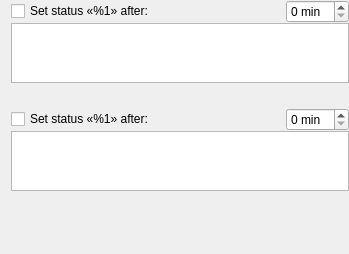
<?xml version="1.0" encoding="UTF-8"?>
<ui version="4.0">
 <class>IdleStatusWidget</class>
 <widget class="QWidget" name="IdleStatusWidget">
  <property name="geometry">
   <rect>
    <x>0</x>
    <y>0</y>
    <width>349</width>
    <height>254</height>
   </rect>
  </property>
  <property name="windowTitle">
   <string>Form</string>
  </property>
  <layout class="QVBoxLayout" name="verticalLayout_4">
   <property name="spacing">
    <number>0</number>
   </property>
   <property name="topMargin">
    <number>0</number>
   </property>
   <property name="rightMargin">
    <number>0</number>
   </property>
   <property name="bottomMargin">
    <number>0</number>
   </property>
   <item>
    <layout class="QVBoxLayout" name="verticalLayout_2">
     <item>
      <layout class="QHBoxLayout" name="horizontalLayout_2">
       <item>
        <widget class="QCheckBox" name="awayCheckBox">
         <property name="text">
          <string>Set status «%1» after:</string>
         </property>
        </widget>
       </item>
       <item>
        <spacer name="horizontalSpacer">
         <property name="orientation">
          <enum>Qt::Horizontal</enum>
         </property>
         <property name="sizeHint" stdset="0">
          <size>
           <width>40</width>
           <height>20</height>
          </size>
         </property>
        </spacer>
       </item>
       <item>
        <widget class="QSpinBox" name="awaySpinBox">
         <property name="suffix">
          <string comment="seconds"> min</string>
         </property>
        </widget>
       </item>
      </layout>
     </item>
     <item>
      <widget class="QTextEdit" name="awayTextBox">
       <property name="maximumSize">
        <size>
         <width>16777215</width>
         <height>60</height>
        </size>
       </property>
      </widget>
     </item>
     <item>
      <spacer name="verticalSpacer_2">
       <property name="orientation">
        <enum>Qt::Vertical</enum>
       </property>
       <property name="sizeType">
        <enum>QSizePolicy::Fixed</enum>
       </property>
       <property name="sizeHint" stdset="0">
        <size>
         <width>20</width>
         <height>25</height>
        </size>
       </property>
      </spacer>
     </item>
     <item>
      <layout class="QHBoxLayout" name="horizontalLayout_3">
       <item>
        <widget class="QCheckBox" name="naCheckBox">
         <property name="text">
          <string>Set status «%1» after:</string>
         </property>
        </widget>
       </item>
       <item>
        <spacer name="horizontalSpacer_2">
         <property name="orientation">
          <enum>Qt::Horizontal</enum>
         </property>
         <property name="sizeHint" stdset="0">
          <size>
           <width>40</width>
           <height>20</height>
          </size>
         </property>
        </spacer>
       </item>
       <item>
        <widget class="QSpinBox" name="naSpinBox">
         <property name="suffix">
          <string comment="seconds"> min</string>
         </property>
        </widget>
       </item>
      </layout>
     </item>
     <item>
      <widget class="QTextEdit" name="naTextBox">
       <property name="maximumSize">
        <size>
         <width>16777215</width>
         <height>60</height>
        </size>
       </property>
      </widget>
     </item>
     <item>
      <spacer name="verticalSpacer">
       <property name="orientation">
        <enum>Qt::Vertical</enum>
       </property>
       <property name="sizeHint" stdset="0">
        <size>
         <width>20</width>
         <height>40</height>
        </size>
       </property>
      </spacer>
     </item>
    </layout>
   </item>
  </layout>
 </widget>
 <resources/>
 <connections>
  <connection>
   <sender>naCheckBox</sender>
   <signal>clicked(bool)</signal>
   <receiver>naTextBox</receiver>
   <slot>setEnabled(bool)</slot>
   <hints>
    <hint type="sourcelabel">
     <x>25</x>
     <y>124</y>
    </hint>
    <hint type="destinationlabel">
     <x>96</x>
     <y>152</y>
    </hint>
   </hints>
  </connection>
  <connection>
   <sender>naCheckBox</sender>
   <signal>clicked(bool)</signal>
   <receiver>naSpinBox</receiver>
   <slot>setEnabled(bool)</slot>
   <hints>
    <hint type="sourcelabel">
     <x>145</x>
     <y>113</y>
    </hint>
    <hint type="destinationlabel">
     <x>287</x>
     <y>120</y>
    </hint>
   </hints>
  </connection>
  <connection>
   <sender>awayCheckBox</sender>
   <signal>clicked(bool)</signal>
   <receiver>awaySpinBox</receiver>
   <slot>setEnabled(bool)</slot>
   <hints>
    <hint type="sourcelabel">
     <x>176</x>
     <y>32</y>
    </hint>
    <hint type="destinationlabel">
     <x>314</x>
     <y>33</y>
    </hint>
   </hints>
  </connection>
  <connection>
   <sender>awayCheckBox</sender>
   <signal>clicked(bool)</signal>
   <receiver>awayTextBox</receiver>
   <slot>setEnabled(bool)</slot>
   <hints>
    <hint type="sourcelabel">
     <x>52</x>
     <y>30</y>
    </hint>
    <hint type="destinationlabel">
     <x>99</x>
     <y>58</y>
    </hint>
   </hints>
  </connection>
 </connections>
</ui>
